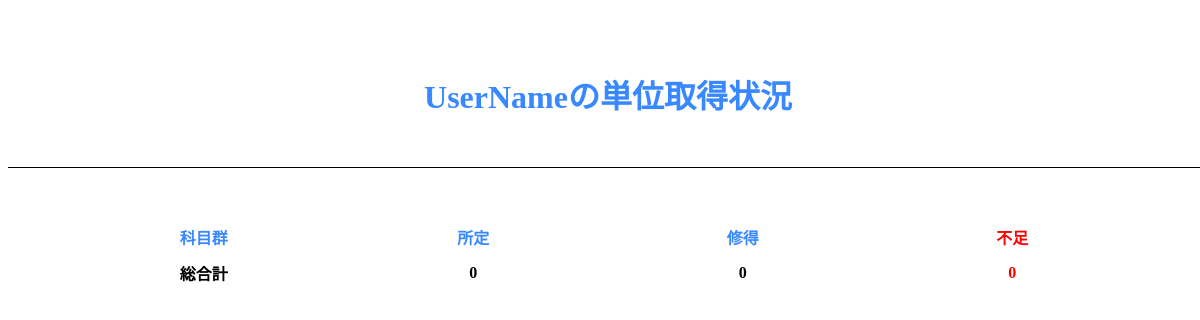
Page /display_credit/ on the earlier database version.
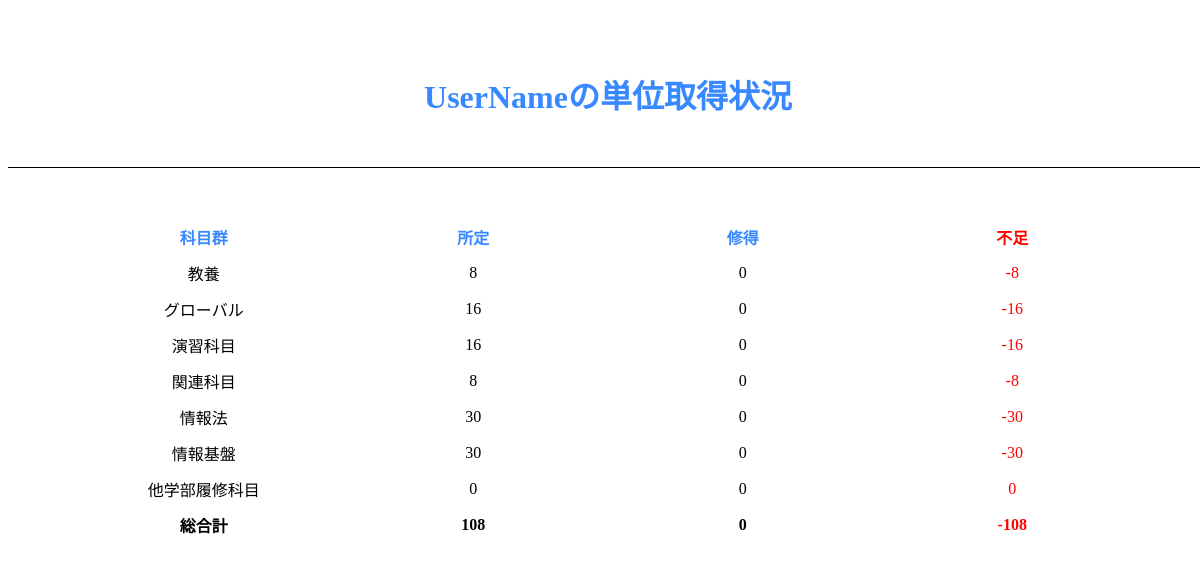
Same page on the later database version.
### credit_calculator/models.py (models this page shows)
class Genre(models.Model):
    name = models.CharField(max_length=20)  # 科目群の名前
    credit_minimum = models.IntegerField(default=0)  # 最低単位数

### credit_calculator/views.py (the view)
# urls.py: path('display_credit/', views.display_credit, name="display_calculator")
def display_credit(request):
    genres = Genre.objects.all()
    timetables = Timetable.objects.all()
    genre_course_counts = []
    credit_total = 0
    difference_total = 0
    minimum_total = 0
    for genre in genres:
        minimum_total += genre.credit_minimum
        course_count = CourseSchedule.objects.filter(course__genre=genre, timetable__isnull=False).count()
        credit_sum = genre.courses.filter(schedules__timetable__isnull=False).aggregate(total_credits=Sum('credit_number')).get('total_credits')
        credit_sum = 0 if credit_sum is None else credit_sum
        credit_total += credit_sum
        difference =  credit_sum - genre.credit_minimum
        if difference > 0:
            difference = 0
        difference_total += difference
        genre_course_counts.append({
            'genre': genre,
            'course_count': course_count,
            'name': genre.name,
            'credit_minimum': genre.credit_minimum,
            'sum': credit_sum,
            'credit_total': credit_total,
            'difference': difference,
            'difference_total': difference_total,
            'minimum_total': minimum_total
        })
    context = {
        'genres': genres,
        'timetables': timetables,
        'genres': genre_course_counts,
        'credit_total': credit_total,
        'difference_total': difference_total,
        'minimum_total': minimum_total
    }
    return render(request, 'display_credit.html', context)

### templates/display_credit.html (shortened to what this page needs)
<!DOCTYPE html>
<html>
  <head>
  </head>
  <body>
    <h1>UserNameの単位取得状況</h1>
    <table>
      <tr>
        <th>科目群</th>
        <th>所定</th>
        <th>修得</th>
        <th class="husoku">不足</th>
      </tr>
      {% for genre in genres %}
      <tr>
        <td>{{ genre.name }}</td>
        <td>{{ genre.credit_minimum }}</td>
        <td>{{ genre.sum }}</td>
        <td class="husoku">{{ genre.difference}}</td>
      </tr>
      {% endfor %}
      <tr>
        <th class="last">総合計</th>
        <th class="last">{{ minimum_total }}</th>
        <th class="last">{{ credit_total }}</th>
        <th class="husoku">{{ difference_total }}</th>
      </tr>
    </table>
  </body>
</html>

### templates/display_credit.html (style rules this page uses)
body { width: 100%; }
h1 { color: #3888ff; text-align: center; padding: 50px 0; border-bottom: 1px solid black; }
table { width: 90%; margin: 50px auto; }
th { width: 5%; padding: 5px 0; color: #3888ff; }
.husoku { width: 5%; padding: 5px 0; color: red; }
td { text-align: center; padding: 5px 0; }
.last { color: black; }

Differences in the rows shown:
added Genre: name "教養", credit_minimum "8", sum "0", difference "-8"
added Genre: name "グローバル", credit_minimum "16", sum "0", difference "-16"
added Genre: name "演習科目", credit_minimum "16", sum "0", difference "-16"
added Genre: name "関連科目", credit_minimum "8", sum "0", difference "-8"
added Genre: name "情報法", credit_minimum "30", sum "0", difference "-30"
added Genre: name "情報基盤", credit_minimum "30", sum "0", difference "-30"
added Genre: name "他学部履修科目", credit_minimum "0", sum "0", difference "0"
Other differences:
{{ minimum_total }}: "0" → "108"
{{ difference_total }}: "0" → "-108"
